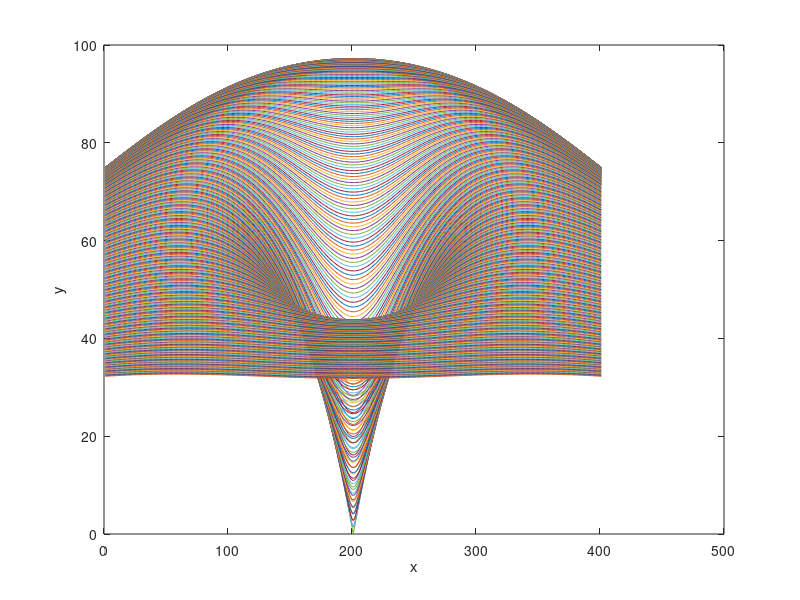

This chart was generated by the following MATLAB code:
% Visualization of the pedestrian interaction force for the project report

clear all
clc

A_i1 = 80;
r_ij = 0.6;
B_i1 = 1;
lambda_i = 0.2;
A_i2 = 40;
B_i2 = 2;

x = [-2 : 0.01 : 2];
y = [-2 : 0.01 : 2];
force = zeros(length(x), length(y));
d = zeros(length(x), length(y));
phi = zeros(length(x), length(y));
n_x = zeros(1, length(x));
n_y = zeros(1, length(y));
e = [0 1]'; % direction of movement

for i = 1 : length(x)
    for j = 1 : length(y)
        
        d(i, j) = sqrt(x(i)^2 + y(j)^2);    % distance between point (i,j) and (0,0)
        n_x(1, i) = x(i); % x-distance from 0 to i
        n_y(1, j) = y(j); % x-distance from 0 to j
        phi(i, j) = acos(dot(-[n_x(i) n_y(j)]', e));
        
        force(i, j) = norm(A_i1 * exp((r_ij - d(i, j)) / B_i1) * [n_x(i) n_y(j)]' * (lambda_i + (1 - lambda_i) * ((1 + cos(phi(i, j))) / 2)) + A_i2 * exp((r_ij - d(i, j)) / B_i2) * [n_x(i) n_y(j)]');
        
    end
end

plot(force)
xlabel('x')
ylabel('y')
zlabel('z')